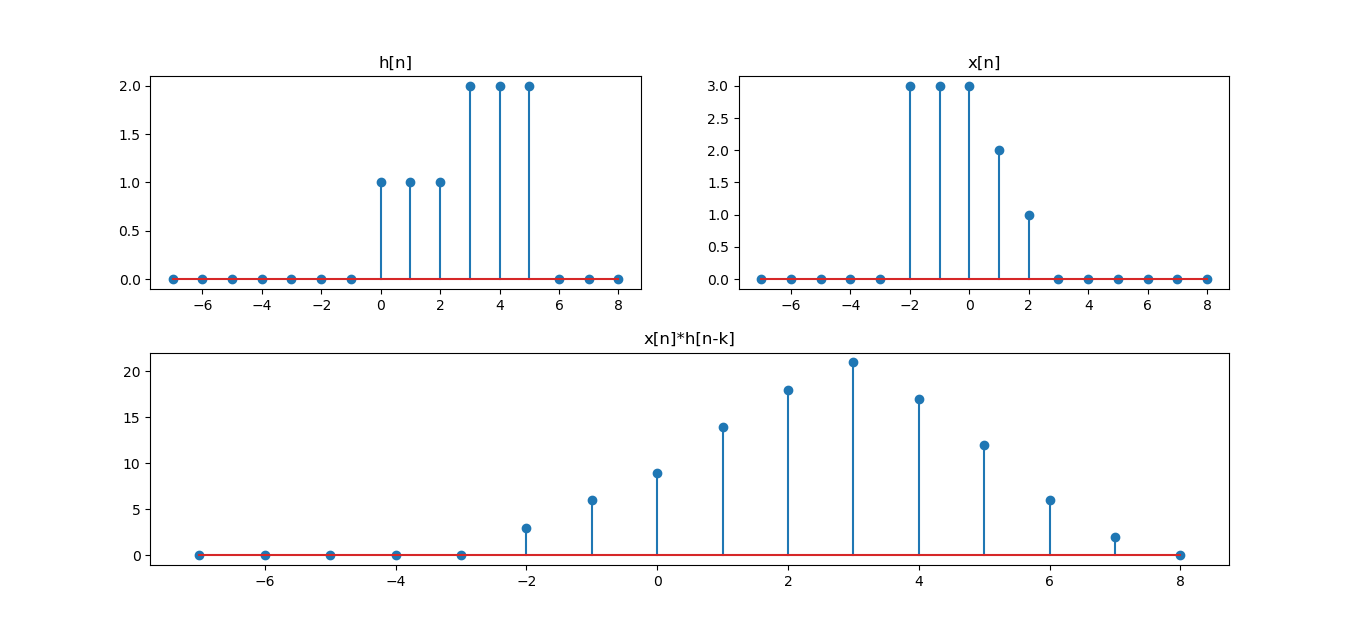

Source code (Python):
import numpy as np
import matplotlib.pyplot as plt

def u_(t):
    if t>=0:
        return 1
    else:
        return 0

u = np.vectorize(u_)

#intervalo -7 a 9
n = np.arange(-7,9, 1)
x1 = u(n) + 1*u(n-3) - 1*u(n-6) - u(n-6)
plt.subplot(221)
plt.title('h[n]')
plt.stem(n,x1)


x2 = 3*u(n+2) - u(n-1) - u(n-2) - u(n-3)
plt.subplot(222)
plt.title('x[n]')
plt.stem(n,x2)

#x[n]*h[n-k]
x = np.convolve(x2,x1,'same')
plt.subplot(212)
plt.title('x[n]*h[n-k]')
plt.stem(n,x)

plt.show()
